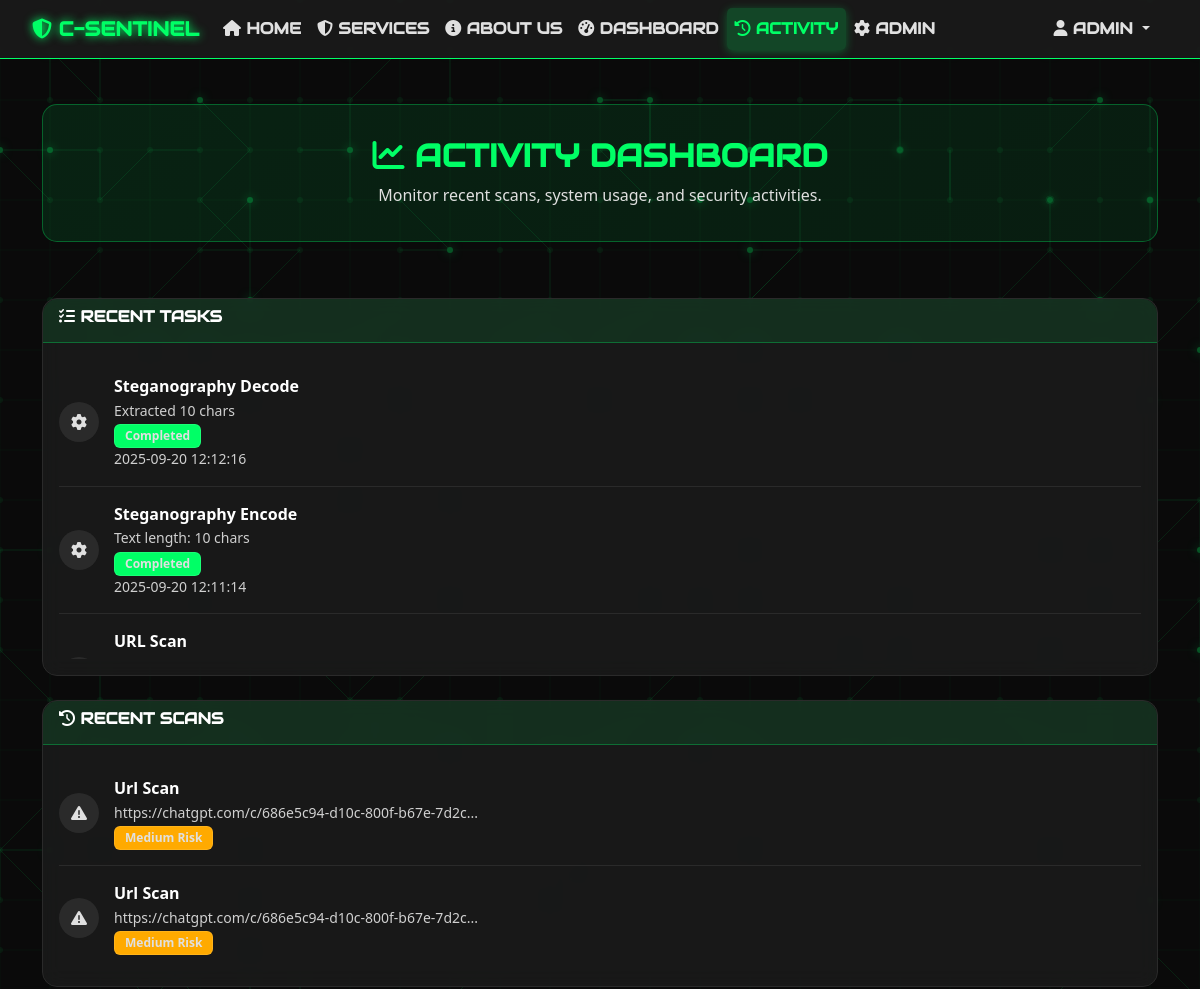
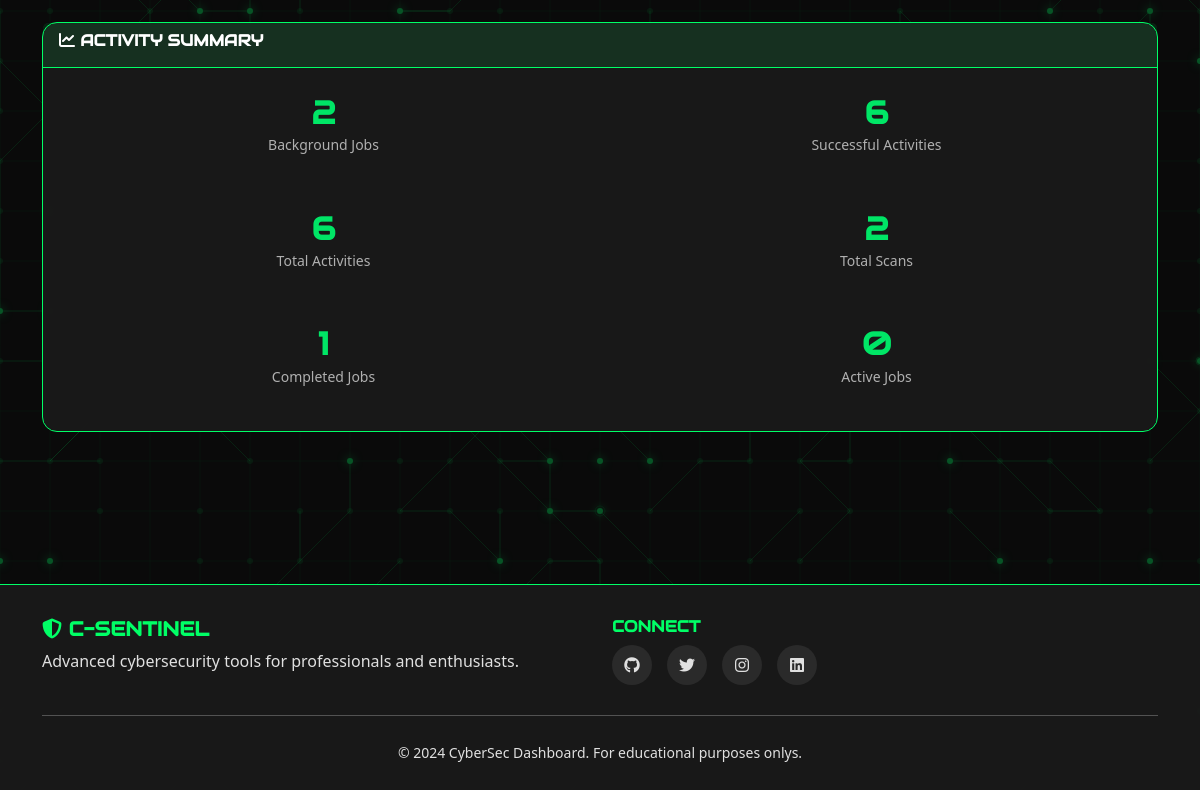
Screenshot of /activity (signed in) with the database file from the repository (2 pictures, top to bottom).
### models.py (models this page shows, shortened)
class User(UserMixin, db.Model):
    __tablename__ = 'users'
    id = db.Column(db.String, primary_key=True)
    email = db.Column(db.String, unique=True, nullable=True)
    first_name = db.Column(db.String, nullable=True)
    last_name = db.Column(db.String, nullable=True)
    profile_image_url = db.Column(db.String, nullable=True)
    role = db.Column(db.String, default='user')  # user, admin
    password_hash = db.Column(db.String, nullable=True)  # For local authentication
    created_at = db.Column(db.DateTime, default=datetime.now)
    updated_at = db.Column(db.DateTime, default=datetime.now, onupdate=datetime.now)

class ActivityLog(db.Model):
    id = db.Column(db.Integer, primary_key=True)
    user_id = db.Column(db.String, db.ForeignKey(User.id), nullable=True)
    action = db.Column(db.String, nullable=False)
    details = db.Column(db.Text, nullable=True)
    ip_address = db.Column(db.String, nullable=True)  # Internal/container IP
    user_public_ip = db.Column(db.String, nullable=True)  # Real public IP
    user_agent = db.Column(db.String, nullable=True)
    created_at = db.Column(db.DateTime, default=datetime.now)
    user = db.relationship(User, backref='activity_logs')

class ScanResult(db.Model):
    id = db.Column(db.Integer, primary_key=True)
    user_id = db.Column(db.String, db.ForeignKey(User.id), nullable=False)
    scan_type = db.Column(db.String, nullable=False)  # url, file, vulnerability
    target = db.Column(db.String, nullable=False)
    result = db.Column(db.Text, nullable=False)
    risk_level = db.Column(db.String, nullable=True)  # low, medium, high
    created_at = db.Column(db.DateTime, default=datetime.now)
    user = db.relationship(User, backref='scan_results')

### app_routes.py (the view)
@app.route('/activity')
@require_login
def activity():
    recent_jobs = Job.query.filter_by(user_id=current_user.id).order_by(Job.created_at.desc()).limit(10).all()
    recent_activities = ActivityLog.query.filter_by(user_id=current_user.id).order_by(ActivityLog.created_at.desc()).limit(15).all()
    all_recent_tasks = []
    for job in recent_jobs:
        all_recent_tasks.append({
            'type': 'job',
            'title': job.job_type.replace('_', ' ').title(),
            'details': f"Status: {job.status.title()}",
            'timestamp': job.created_at,
            'status': job.status,
            'icon': 'fa-hammer' if 'brute' in job.job_type.lower() else 'fa-cog'
        })
    activity_icons = {
        'hash_calculation': 'fa-calculator',
        'file_encryption': 'fa-lock',
        'file_decryption': 'fa-unlock',
        'hash_comparison': 'fa-balance-scale',
        'url_scan': 'fa-link',
        'file_scan': 'fa-shield-virus',
        'vulnerability_scan': 'fa-bug',
        'password_analysis': 'fa-key',
        'network_ping': 'fa-satellite-dish',
        'network_dns': 'fa-search',
        'network_portscan': 'fa-door-open',
        'network_traceroute': 'fa-route',
        'network_whois': 'fa-info-circle',
        'network_info': 'fa-network-wired'
    }
    for activity in recent_activities:
        activity_names = {
            'hash_calculation': 'Hash Calculation',
            'file_encryption': 'File Encryption',
            'file_decryption': 'File Decryption',
            'hash_comparison': 'Hash Comparison',
            'url_scan': 'URL Scan',
            'file_scan': 'Malware Scan',
            'vulnerability_scan': 'Vulnerability Scan',
            'password_analysis': 'Password Analysis',
            'network_ping': 'Network Ping',
            'network_dns': 'DNS Lookup',
            'network_portscan': 'Port Scan',
            'network_traceroute': 'Traceroute',
            'network_whois': 'WHOIS Lookup',
            'network_info': 'Network Info'
        }
        all_recent_tasks.append({
            'type': 'activity',
            'title': activity_names.get(activity.action, activity.action.replace('_', ' ').title()),
            'details': activity.details or 'Task completed',
            'timestamp': activity.created_at,
            'status': 'completed',
            'icon': activity_icons.get(activity.action, 'fa-cog')
        })
    all_recent_tasks.sort(key=lambda x: x['timestamp'], reverse=True)
    all_recent_tasks = all_recent_tasks[:20]
    recent_scans = ScanResult.query.filter_by(user_id=current_user.id).order_by(ScanResult.created_at.desc()).limit(10).all()
    total_jobs = Job.query.filter_by(user_id=current_user.id).count()
    completed_jobs = Job.query.filter_by(user_id=current_user.id, status='completed').count()
    running_jobs = Job.query.filter_by(user_id=current_user.id, status='running').count()
    total_scans = ScanResult.query.filter_by(user_id=current_user.id).count()
    total_activities = ActivityLog.query.filter_by(user_id=current_user.id).count()
    successful_activities = ActivityLog.query.filter(
        ActivityLog.user_id == current_user.id,
        ~ActivityLog.details.ilike('%error%'),
        ~ActivityLog.details.ilike('%fail%'),
        ~ActivityLog.details.ilike('%unable%'),
        ~ActivityLog.details.ilike('%denied%')
    ).count()
    return render_template('activity.html',
                         recent_jobs=all_recent_tasks,  # Now contains unified task list
                         recent_scans=recent_scans,
                         total_jobs=total_jobs,
                         completed_jobs=completed_jobs,
                         running_jobs=running_jobs,
                         total_scans=total_scans,
                         total_activities=total_activities,
                         successful_activities=successful_activities)

### templates/activity.html (shortened to what this page needs)
{% extends "base.html" %}
{% block content %}
<div class="container">
    <div class="row mt-4">
        <div class="col-12">
            <div class="welcome-card">
                <h2>
                    <i class="fas fa-chart-line"></i>
                    Activity Dashboard
                </h2>
                <p>Monitor recent scans, system usage, and security activities.</p>
            </div>
        </div>
    </div>
    <div class="row mt-4">
        <div class="col-12">
            <div class="card activity-card">
                <div class="card-header">
                    <h6><i class="fas fa-tasks"></i> Recent Tasks</h6>
                </div>
                <div class="card-body">
                    {% if recent_jobs %}
                        <div class="activity-list">
                            {% for task in recent_jobs %}
                                <div class="activity-item">
                                    <div class="activity-icon">
                                        <i class="fas {{ task.icon }}"></i>
                                    </div>
                                    <div class="activity-details">
                                        <strong>{{ task.title }}</strong>
                                        <small class="d-block text-muted">{{ task.details }}</small>
                                        <span class="badge bg-{{ 'success' if task.status == 'completed' else 'warning' if task.status == 'running' else 'danger' if task.status == 'failed' else 'secondary' }}">
                                            {{ task.status.title() }}
                                        </span>
                                        <small class="text-muted d-block">{{ task.timestamp.strftime('%Y-%m-%d %H:%M:%S') }}</small>
                                    </div>
                                </div>
                            {% endfor %}
                        </div>
                    {% else %}
                        <p class="text-muted text-center">No recent tasks</p>
                    {% endif %}
                </div>
            </div>
        </div>
    </div>
    <div class="row mt-4">
        <div class="col-12">
            <div class="card activity-card">
                <div class="card-header">
                    <h6><i class="fas fa-history"></i> Recent Scans</h6>
                </div>
                <div class="card-body">
                    {% if recent_scans %}
                        <div class="activity-list">
                            {% for scan in recent_scans %}
                                <div class="activity-item">
                                    <div class="activity-icon">
                                        <i class="fas fa-{{ 'shield-alt' if scan.risk_level == 'low' else 'exclamation-triangle' if scan.risk_level == 'medium' else 'skull-crossbones' }}"></i>
                                    </div>
                                    <div class="activity-details">
                                        <strong>{{ scan.scan_type.title() }} Scan</strong>
                                        <small class="d-block text-muted">{{ scan.target[:50] }}{% if scan.target|length > 50 %}...{% endif %}</small>
                                        <span class="badge bg-{{ 'success' if scan.risk_level == 'low' else 'warning' if scan.risk_level == 'medium' else 'danger' }}">
                                            {{ scan.risk_level.title() }} Risk
                                        </span>
                                    </div>
                                </div>
                            {% endfor %}
                        </div>
                    {% else %}
                        <p class="text-muted text-center">No recent scans</p>
                    {% endif %}
                </div>
            </div>
        </div>
    </div>
    <div class="row mt-4">
        <div class="col-12">
            <div class="card analytics-card">
                <div class="card-header">
                    <h6><i class="fas fa-chart-line"></i> Activity Summary</h6>
                </div>
                <div class="card-body">
                    <div class="row">
                        <div class="col-lg-6 col-md-12">
                            <div class="row g-3">
                                <div class="col-12 mb-3">
                                    <div class="stat-item text-center">
                                        <h3 class="stat-number">{{ total_jobs or 0 }}</h3>
                                        <small class="text-muted">Background Jobs</small>
                                    </div>
                                </div>
                                <div class="col-12 mb-3">
                                    <div class="stat-item text-center">
                                        <h3 class="stat-number text-info">{{ total_activities or 0 }}</h3>
                                        <small class="text-muted">Total Activities</small>
                                    </div>
                                </div>
                                <div class="col-12 mb-3">
                                    <div class="stat-item text-center">
                                        <h3 class="stat-number text-success">{{ completed_jobs or 0 }}</h3>
                                        <small class="text-muted">Completed Jobs</small>
                                    </div>
                                </div>
                            </div>
                        </div>
                        <div class="col-lg-6 col-md-12">
                            <div class="row g-3">
                                <div class="col-12 mb-3">
                                    <div class="stat-item text-center">
                                        <h3 class="stat-number text-success">{{ successful_activities or 0 }}</h3>
                                        <small class="text-muted">Successful Activities</small>
                                    </div>
                                </div>
                                <div class="col-12 mb-3">
                                    <div class="stat-item text-center">
                                        <h3 class="stat-number">{{ total_scans or 0 }}</h3>
                                        <small class="text-muted">Total Scans</small>
                                    </div>
                                </div>
                                <div class="col-12 mb-3">
                                    <div class="stat-item text-center">
                                        <h3 class="stat-number text-warning">{{ running_jobs or 0 }}</h3>
                                        <small class="text-muted">Active Jobs</small>
                                    </div>
                                </div>
                            </div>
                        </div>
                    </div>
                </div>
            </div>
        </div>
    </div>
</div>
{% endblock %}

### templates/base.html (shortened to what this page needs)
<!DOCTYPE html>
<html lang="en">
<head>
 <link href="https://cdn.jsdelivr.net/npm/bootstrap@5.3.0/dist/css/bootstrap.min.css" rel="stylesheet">
 <link href="https://cdnjs.cloudflare.com/ajax/libs/font-awesome/6.4.0/css/all.min.css" rel="stylesheet">
 <link href="{{ url_for('static', filename='css/style.css') }}?v={{ range(1000, 9999) | random }}" rel="stylesheet">
</head>
<body>
 <nav class="navbar navbar-expand-lg navbar-dark fixed-top">
 <div class="container">
 <a class="navbar-brand" href="{{ url_for('index') }}">
 <i class="fas fa-shield-alt"></i> C-SENTINEL
 </a>
 <div class="collapse navbar-collapse" id="navbarNav">
 <ul class="navbar-nav me-auto">
 <li class="nav-item">
 <a class="nav-link {{ 'active' if request.endpoint == 'index' else '' }}" href="{{ url_for('index') }}">
 <i class="fas fa-home"></i> Home
 </a>
 </li>
 <li class="nav-item">
 <a class="nav-link {{ 'active' if request.endpoint == 'services' else '' }}" href="{{ url_for('services') }}">
 <i class="fas fa-shield-alt"></i> Services
 </a>
 </li>
 <li class="nav-item">
 <a class="nav-link {{ 'active' if request.endpoint == 'about' else '' }}" href="{{ url_for('about') }}">
 <i class="fas fa-info-circle"></i> About Us
 </a>
 </li>
 {% if current_user.is_authenticated %}
 <li class="nav-item">
 <a class="nav-link {{ 'active' if request.endpoint == 'dashboard' else '' }}" href="{{ url_for('dashboard') }}">
 <i class="fas fa-tachometer-alt"></i> Dashboard
 </a>
 </li>
 <li class="nav-item">
 <a class="nav-link {{ 'active' if request.endpoint == 'activity' else '' }}" href="{{ url_for('activity') }}">
 <i class="fas fa-history"></i> Activity
 </a>
 </li>
 {% if current_user.role == 'admin' %}
 <li class="nav-item">
 <a class="nav-link {{ 'active' if request.endpoint == 'admin_panel' else '' }}" href="{{ url_for('admin_panel') }}">
 <i class="fas fa-cog"></i> Admin
 </a>
 </li>
 {% endif %}
 {% endif %}
 </ul>
 <ul class="navbar-nav">
 {% if current_user.is_authenticated %}
 <li class="nav-item dropdown">
 <a class="nav-link dropdown-toggle" href="#" role="button" data-bs-toggle="dropdown">
 {% if current_user.profile_image_url %}
 <img src="{{ current_user.profile_image_url }}" alt="Profile" class="profile-img">
 {% else %}
 <i class="fas fa-user"></i>
 {% endif %}
 {{ current_user.first_name or 'User' }}
 </a>
 </li>
 {% else %}
 <li class="nav-item">
 <a class="nav-link btn-glow" href="{{ url_for('login') }}">
 <i class="fas fa-sign-in-alt"></i> Login
 </a>
 </li>
 {% endif %}
 </ul>
 </div>
 </div>
 </nav>
 <main class="main-content">
 {% block content %}{% endblock %}
 </main>
</body>
  <div>
  <footer class="footer mt-4">
   <div class="container">
   <div class="row">
   <div class="col-md-6">
   <h5><i class="fas fa-shield-alt"></i> C-SENTINEL</h5>
   <p>Advanced cybersecurity tools for professionals and enthusiasts.</p>
   </div>
   <div class="col-md-6">
   <h6>Connect</h6>
   <div class="social-links">
   <a href="https://github.com/jas-preet-singh" class="social-link"><i class="fab fa-github"></i></a>
   <a href="https://x.com/Jaspreet911520" class="social-link"><i class="fab fa-twitter"></i></a>
   <a href="https://www.instagram.com/preet_jas_01824?igsh=MWdpNWp5N3MyMWFj" class="social-link"><i class="fab fa-instagram"></i></a>
   <a href="https://www.linkedin.com/in/jaspreet-singh-906415297/" class="social-link"><i class="fab fa-linkedin"></i></a>
   </div>
   </div>
   </div>
   <hr class="my-4">
   <div class="text-center">
   <small>&copy; 2024 CyberSec Dashboard. For educational purposes onlys.</small>
   </div>
   </div>
   </footer>
    </div>
</html>

### rows the page displays
User: first_name "ADMIN"
ActivityLog: title "Steganography Decode", details "Extracted 10 chars", status "Completed", timestamp "2025-09-20 12:12:16"
ActivityLog: title "Steganography Encode", details "Text length: 10 chars", status "Completed", timestamp "2025-09-20 12:11:14"
ActivityLog: title "URL Scan"
ScanResult: scan_type "Url", target "https://chatgpt.com/c/686e5c94-d10c-800f-b67e-7d2c", risk_level "Medium"
ScanResult: scan_type "Url", target "https://chatgpt.com/c/686e5c94-d10c-800f-b67e-7d2c", risk_level "Medium"

### other values shown
{{ total_jobs or 0 }} "2"
{{ total_activities or 0 }} "6"
{{ completed_jobs or 0 }} "1"
{{ successful_activities or 0 }} "6"
{{ total_scans or 0 }} "2"
{{ running_jobs or 0 }} "0"
